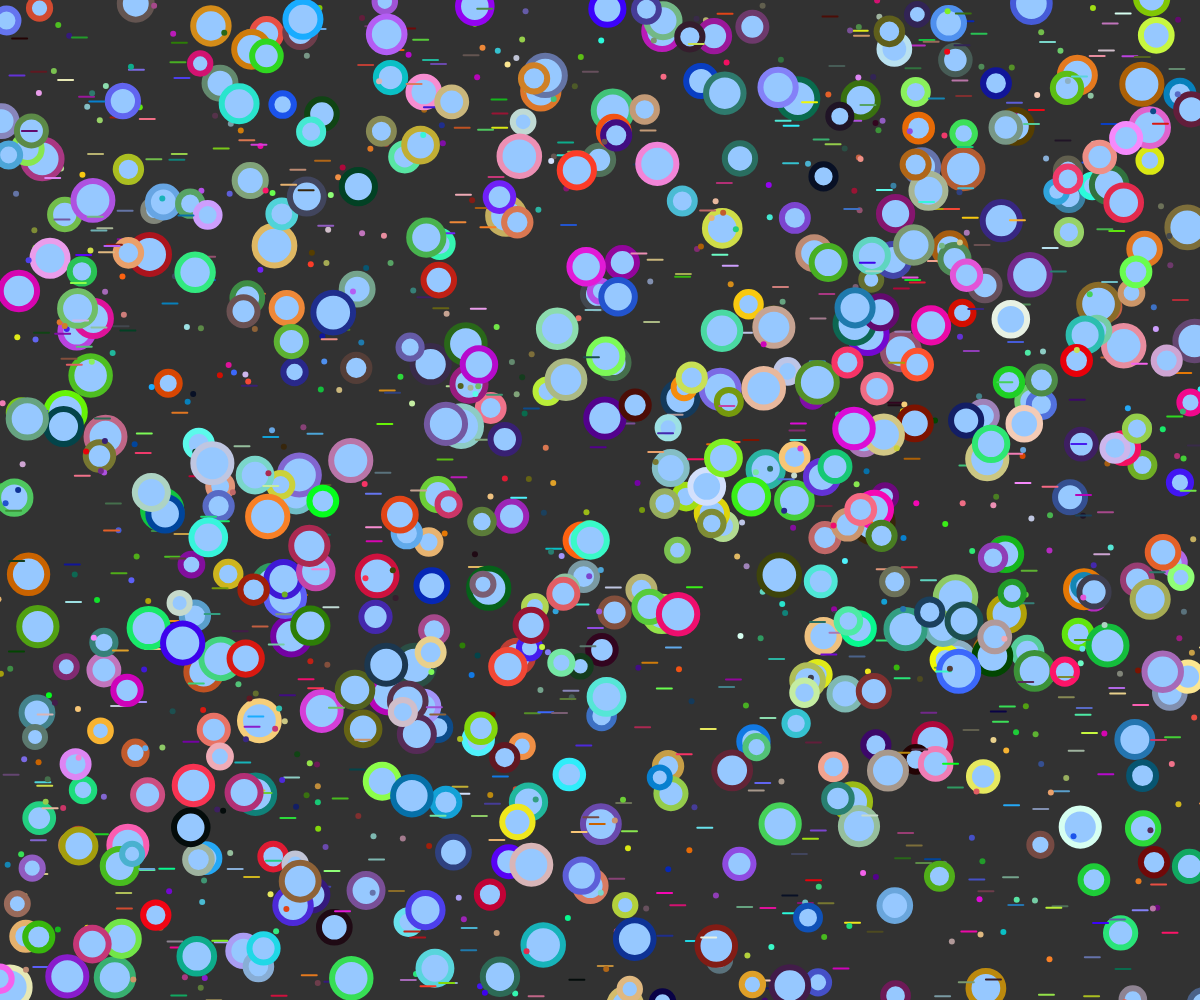
Frame 1 (no input)
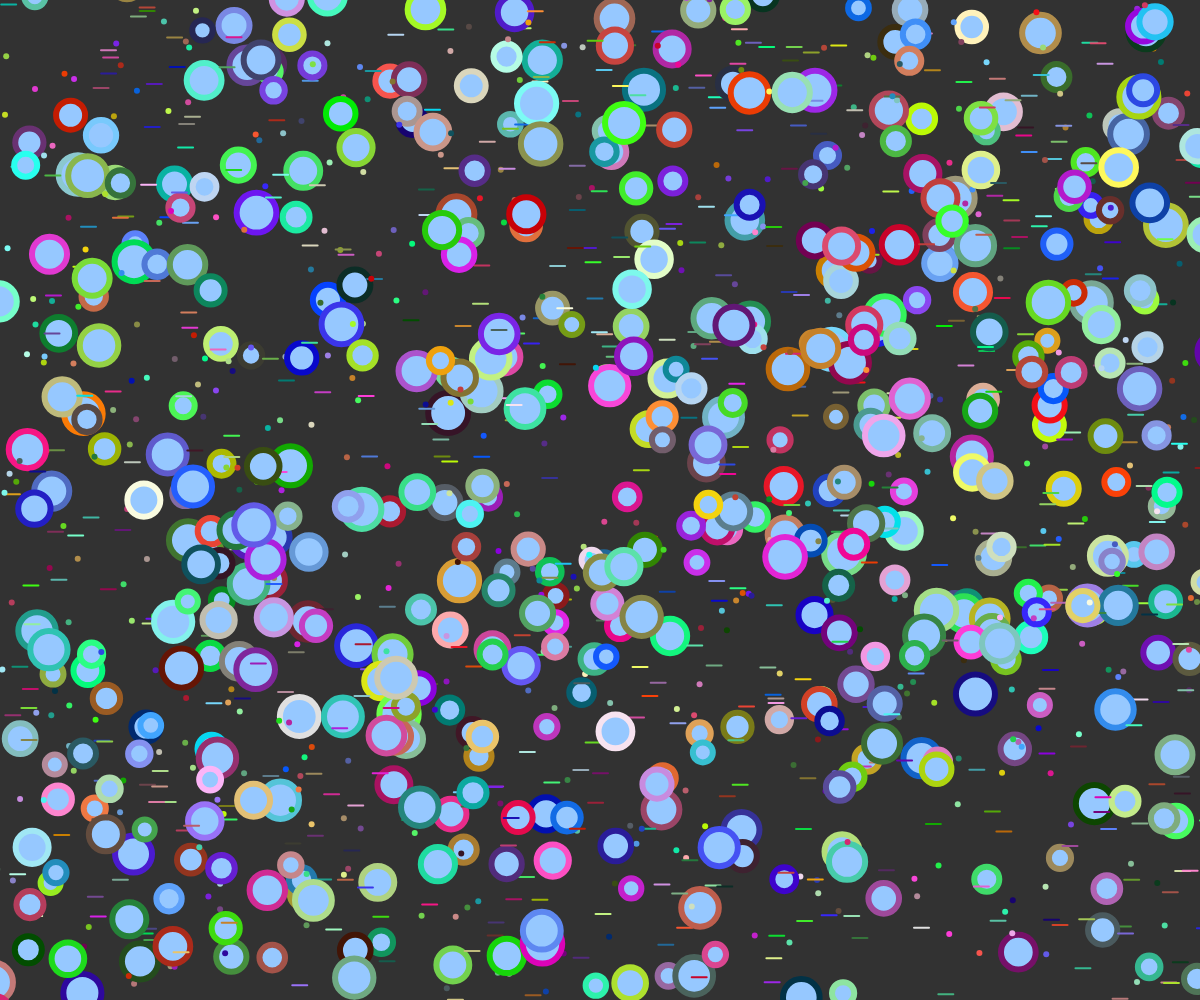
Frame 60 (no input)
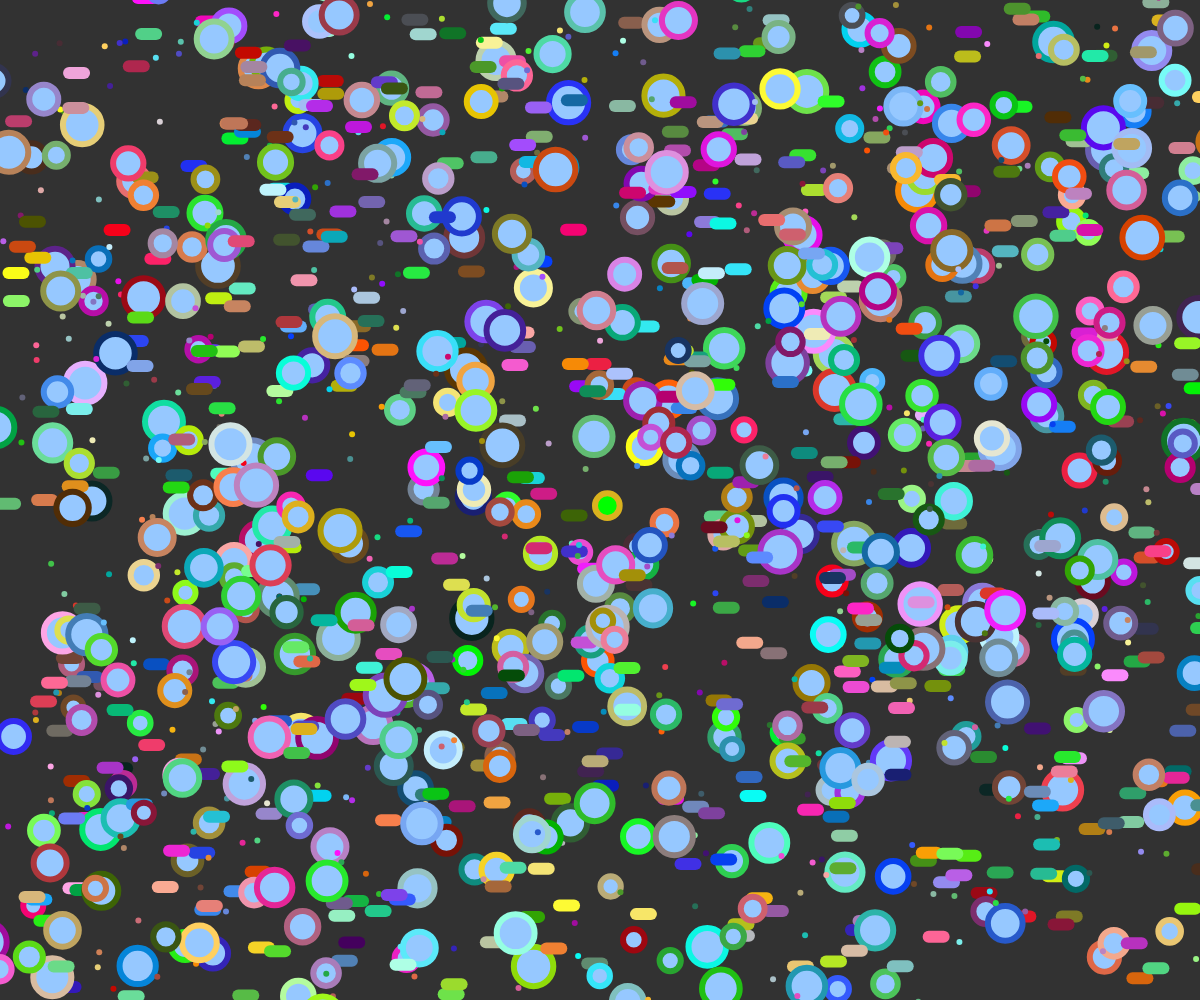
Frame 120 (the mouse pressed at the canvas centre since frame 60)

The p5.js sketch that drew these frames (run headless with seeded random() and noise() and a simulated clock; from frame 60 on, the mouse is pressed at the canvas centre):

// p5.js sketch
// ── sketch.js
// Inheritance and Code in Multiple Files
// Aamish
// October 30, 2025


let objects = [];

function setup() {
  createCanvas(windowWidth, windowHeight);

  for (let i = 0; i < 500; i++){
    objects.push(new AnimatedObject(random(width), random(height)))
    objects.push(new CircleObject(random(width), random(height)))
    objects.push(new LineObject(random(width), random(height)))
  }
}

function draw() {
  background(50);
  for(let o of objects){
    o.move();
    o.display();
  }
}







// ── animatedobject.js
// Parent Class ("SUPER Class")
// --- if all in one file, should occur first ---

class AnimatedObject{
    constructor(x, y){
      this.x = x;   this.y = y;
      this.size = 6;
    }
  
    move(){ // add a "wiggle effect"
      this.x += random(-6, 6);
      this.y += random(-6, 6);
    }
  
    display(){
      strokeWeight(this.size);
      stroke(random(255), random(255), random(255))
      point(this.x, this.y)
    }
  
  }
// ── childclasses.js
// Child Class #1 - Cirlce
class CircleObject extends AnimatedObject{
  constructor(x, y){
    super(x, y);

    //we can also add-on to what was in the parent class
    this.size = random(20, 40);
  }
  // no mention of move() → it will be same as parent's move()

  display(){ //function oberride; copies overtop of parent version
    if(dist(this.x, this.y, mouseX, mouseY) < this.size/2){
      fill(0, 255, 0);
    }
    else {
      fill(150, 200, 255);
      
    }
    circle(this.x, this.y, this.size);
  }
}

// Child Class #2 - Line
class LineObject extends AnimatedObject{
  constructor(){
    super(random(width), random(height));
  }

  move(){ //combo override, but built on parent version
    super.move(); // this runs the parent's version of move()
    this.x -= 5;
    if(this.x < 0) this.x = width;
  }

  display(){ //full override → no reference to parent's version
    if(mouseIsPressed){
      strokeWeight(12);
    }
    else strokeWeight(2);

    line(this.x, this.y, this.x + 15, this.y);
  }
}
